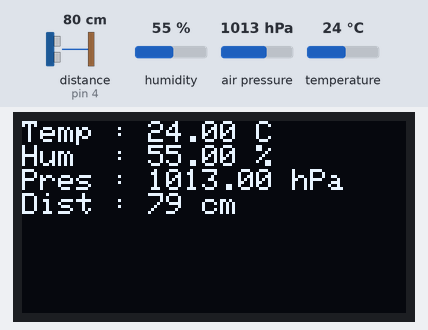
Simulated run of this sketch. Board: Arduino Uno, built with avr-gcc and run on an emulated ATmega328P. Shown: 128×64 one-colour display. Wiring (inferred from the names in the program): ultrasonic range finder: trigger pin 5; echo pin 4. The test bench sets the inputs (shaded band); at power-on: distance to the obstacle (sensor on pin 4) 80 cm, humidity 55 %, air pressure 1013 hPa, temperature 24 °C. The echo pulse lasts 58.3 µs per cm; what the sketch prints to the serial monitor is not drawn.

Above: at 3.2 s.
3.3 s: distance to the obstacle (sensor on pin 4) set to 2 cm
At 4.6 s:
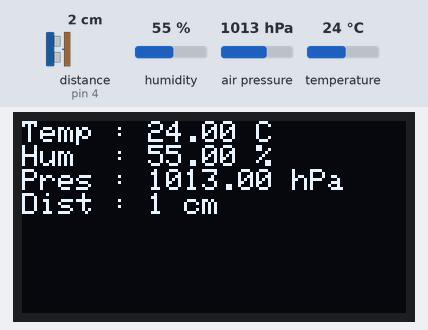
6.0 s: humidity set to 22 %
At 6.6 s:
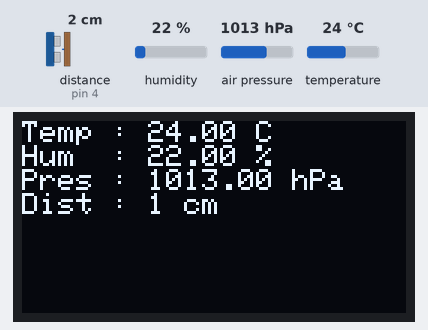
8.7 s: air pressure set to 952 hPa
At 10.6 s:
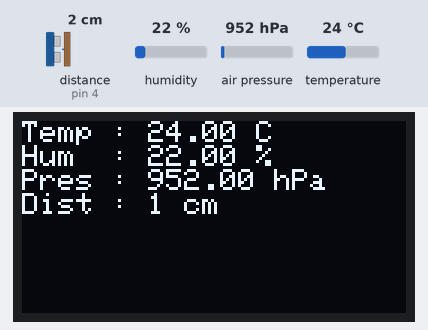
11.8 s: distance to the obstacle (sensor on pin 4) set to 4 cm
At 12.6 s:
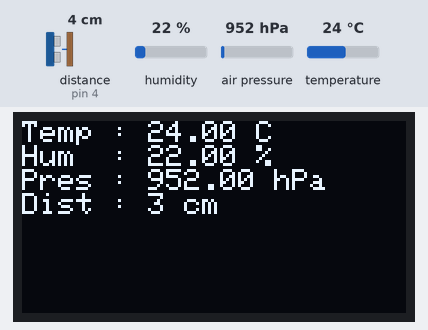
15.9 s: temperature set to 12 °C
At 17.9 s:
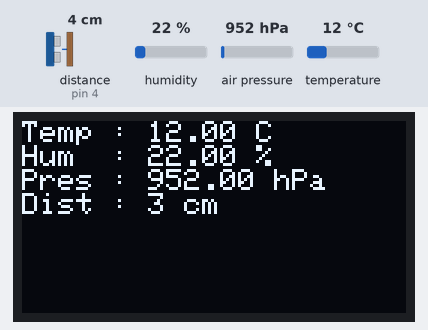
18.6 s: distance to the obstacle (sensor on pin 4) set to 9 cm
Timing chart, 0 to 21.6 s (numbered marks = the images above; inputs shaded):
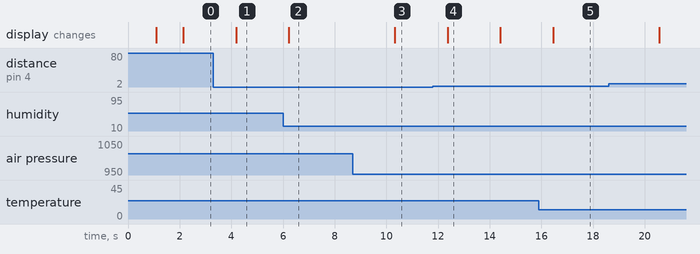

Measured:
- after the input at 3.3 s, the display: changes after 0.89 s (image 1)
- after the input at 6.0 s, the display: changes after 0.23 s (image 2)
- after the input at 8.7 s, the display: changes after 1.6 s (image 3)
- after the input at 11.8 s, the display: changes after 0.57 s (image 4)
- after the input at 15.9 s, the display: changes after 0.56 s (image 5)
- what the display in image 4 shows lasts 2.0 s, from 12.4 s to 14.4 s

The sketch:

BME_Ultra_LCD.ino
```cpp
#include <Wire.h>
#include <Adafruit_Sensor.h>
#include <Adafruit_BME280.h>
#include <Adafruit_GFX.h>
#include <Adafruit_SSD1306.h>

// === Écran OLED ===
#define SCREEN_WIDTH 128
#define SCREEN_HEIGHT 64
#define OLED_RESET    -1 // Reset non utilisé
Adafruit_SSD1306 display(SCREEN_WIDTH, SCREEN_HEIGHT, &Wire, OLED_RESET);

// === Capteur BME280 ===
Adafruit_BME280 bme; // I2C
#define SEALEVELPRESSURE_HPA (1013.25)

// === Capteur Ultrason JSN-SR04T ===
#define trigPin  5   // GPIO5 - D3 sur certaines cartes
#define echoPin  4   // GPIO4 - D2 sur certaines cartes

long duration;
int distance;

void setup() {
  Serial.begin(115200);
  Serial.println("Initialisation des capteurs...");

  // --- OLED ---
  if (!display.begin(SSD1306_SWITCHCAPVCC, 0x3C)) { // Adresse I2C de l'OLED
    Serial.println("Erreur: écran OLED non détecté !");
    while (1);
  }
  display.clearDisplay();
  display.setTextSize(1);      // Taille du texte
  display.setTextColor(SSD1306_WHITE);
  display.setCursor(0, 0);
  display.println("Initialisation...");
  display.display();
  delay(1000);

  // --- BME280 ---
  if (!bme.begin(0x77)) {
    Serial.println("Erreur: capteur BME280 introuvable !");
    display.clearDisplay();
    display.setCursor(0, 0);
    display.println("BME280 introuvable !");
    display.display();
    while (1);
  }

  // --- Ultrason ---
  pinMode(trigPin, OUTPUT);
  pinMode(echoPin, INPUT);

  Serial.println("Capteurs initialisés !");
  display.clearDisplay();
  display.setCursor(0, 0);
  display.println("Capteurs OK !");
  display.display();
  delay(1000);
}

void loop() {
  // --- Lecture BME280 ---
  float temperature = bme.readTemperature();
  float humidite    = bme.readHumidity();
  float pression    = bme.readPressure() / 100.0F;

  // --- Lecture JSN-SR04T ---
  digitalWrite(trigPin, LOW);
  delayMicroseconds(2);
  digitalWrite(trigPin, HIGH);
  delayMicroseconds(10);
  digitalWrite(trigPin, LOW);

  duration = pulseIn(echoPin, HIGH, 30000); // Timeout 30ms
  if (duration == 0) {
    distance = -1; // Pas de lecture
  } else {
    distance = duration * 0.0344 / 2;
  }

  // --- Affichage série ---
  Serial.println("------ Données capteurs ------");
  Serial.print("Température : "); Serial.print(temperature); Serial.println(" °C");
  Serial.print("Humidité    : "); Serial.print(humidite);    Serial.println(" %");
  Serial.print("Pression    : "); Serial.print(pression);    Serial.println(" hPa");
  Serial.print("Distance    : ");
  if (distance >= 0) {
    Serial.print(distance); Serial.println(" cm");
  } else {
    Serial.println("Erreur de mesure");
  }
  Serial.println("-------------------------------\n");

  // --- Affichage OLED ---
  display.clearDisplay();
  display.setCursor(0, 0);
  display.print("Temp : "); display.print(temperature); display.println(" C");
  display.print("Hum  : "); display.print(humidite);    display.println(" %");
  display.print("Pres : "); display.print(pression);    display.println(" hPa");
  display.print("Dist : ");
  if (distance >= 0) {
    display.print(distance); display.println(" cm");
  } else {
    display.println("Erreur");
  }
  display.display();

  delay(2000);
}
```
